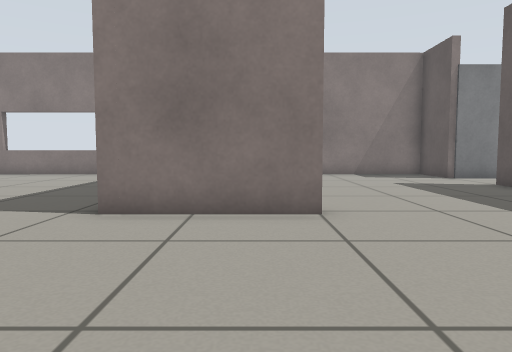
[1] (above)

13 first-person views from a walk through a world built for the Gazebo simulator. The camera is 0.5 m above the floor, tilts 4° down and sees 70° across. The lines on the ground mark 1 m squares. The floor is counted in squares, 0.5 m on a side. Each view is taken from the middle of a square. On the plan, view 1 faces up. The plan holds only what a view shows up to about 13 squares ahead; the rest is blank. Gazebo's built-in surfaces are drawn with simple patterns. Some stock models are drawn as simple stand-ins.

[2]
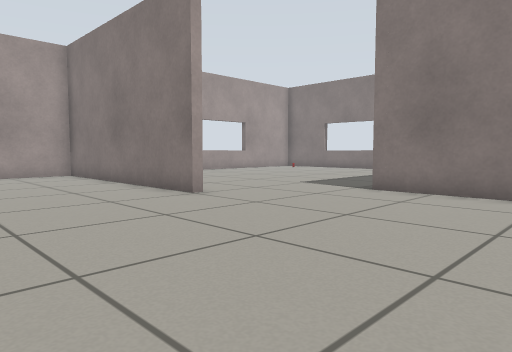

[3]
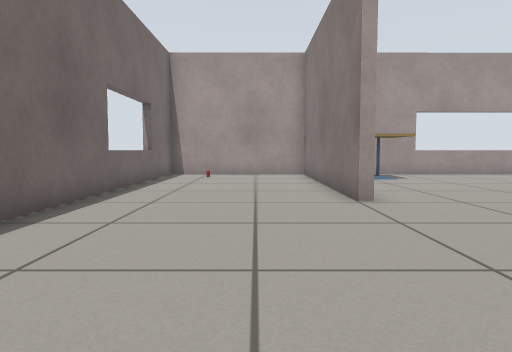

[4]
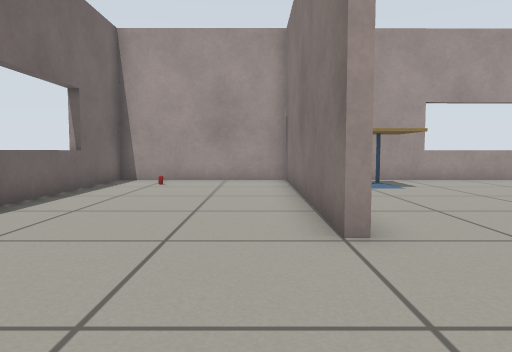

[5]
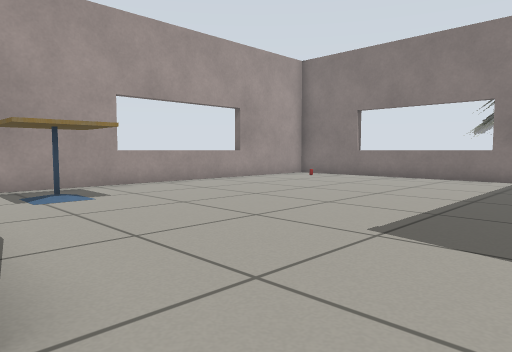

[6]
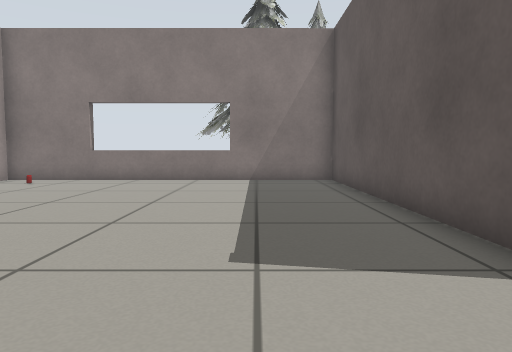

[7]
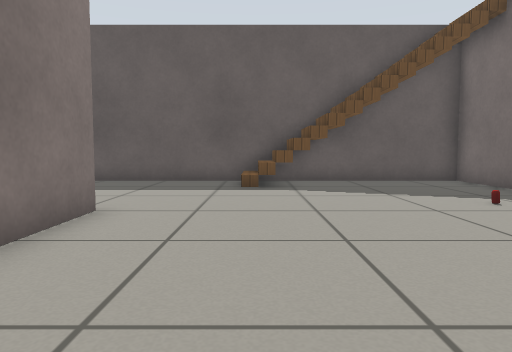

[8]
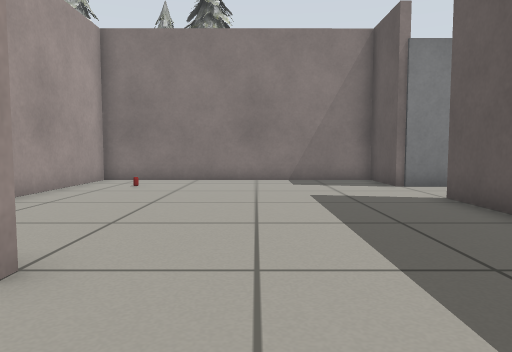

[9]
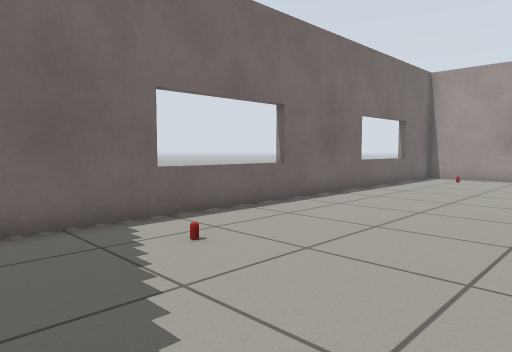

[10]
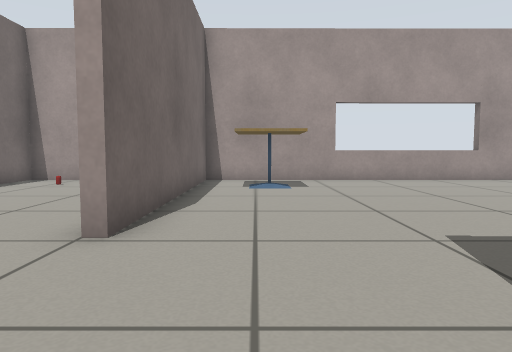

[11]
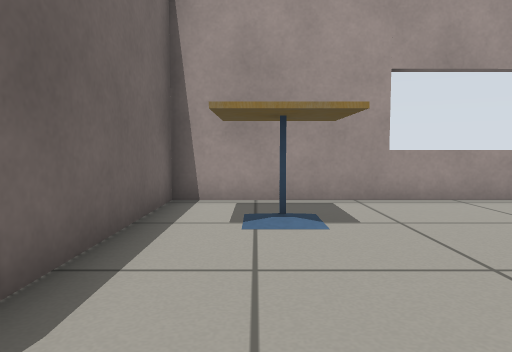

[12]
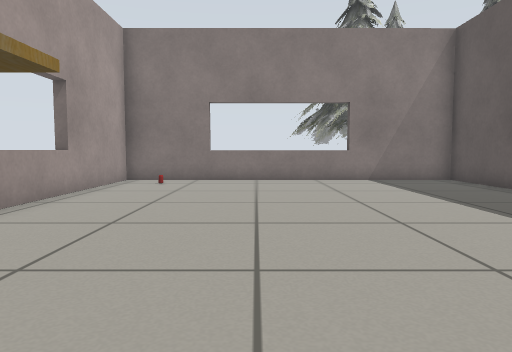

[13]
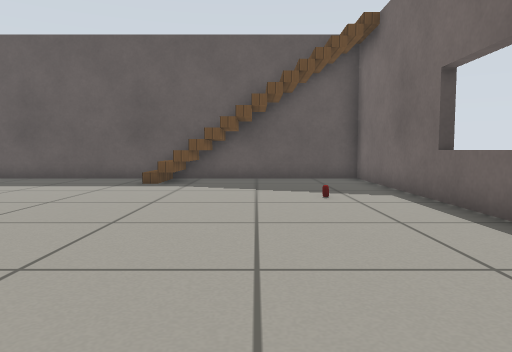

### Floor plan
Points are (right, up) in squares from view 1. A wall is a line through its corners. A room is listed if a view was taken in it or the views show most of it. See-through windows are left out.
Room 1 (views 1, 2, 3, 4, 5, 8, 9, 10, 13)
walls: (-5, 2) (-13.3, 2) (-13.3, -3.6) (7, -3.6) (7, 5.6); (1.1, 5.7) (-2.5, 5.7)
ways out: opening at (-3.8, 3.5) to room 2; opening at (4, 6) to room 3
objects: other object (-12, -2); drink can (2, -1)
Room 2 (views 6, 7, 11, 12)
walls: (-2.4, 6.5) (-2.4, 15.3) (-13.4, 15.3) (-13.3, 2.3) (-5, 2.3)
ways out: opening at (-3.8, 3.5) to room 1
objects: cafe table (-12, 3) to (-10, 5); other object (-12, 14)
Room 3 (no view inside)
walls: (7, 13) (7, 15.3) (-2.1, 15.3) (-2.1, 10.6); (7, 5.6) (7, 10.6)
ways out: opening at (4, 6) to room 1; opening at (7, 11.5)
objects: other object (0, 13)

Where each view was taken, in squares from view 1:
view 1: 0 up, 0 right, facing up
view 2: 3 down, 2 right, facing up-left
view 3: 0 up, 2 right, facing left
view 4: 1 up, 1 left, facing left
view 5: 2 up, 3 left, facing up-left
view 6: 3 up, 5 left, facing up
view 7: 3 up, 5 left, facing right
view 8: 3 up, 3 right, facing up
view 9: 3 up, 5 right, facing down-left
view 10: 4 up, 1 left, facing left
view 11: 4 up, 6 left, facing left
view 12: 3 up, 9 left, facing up
view 13: 0 up, 6 left, facing right
